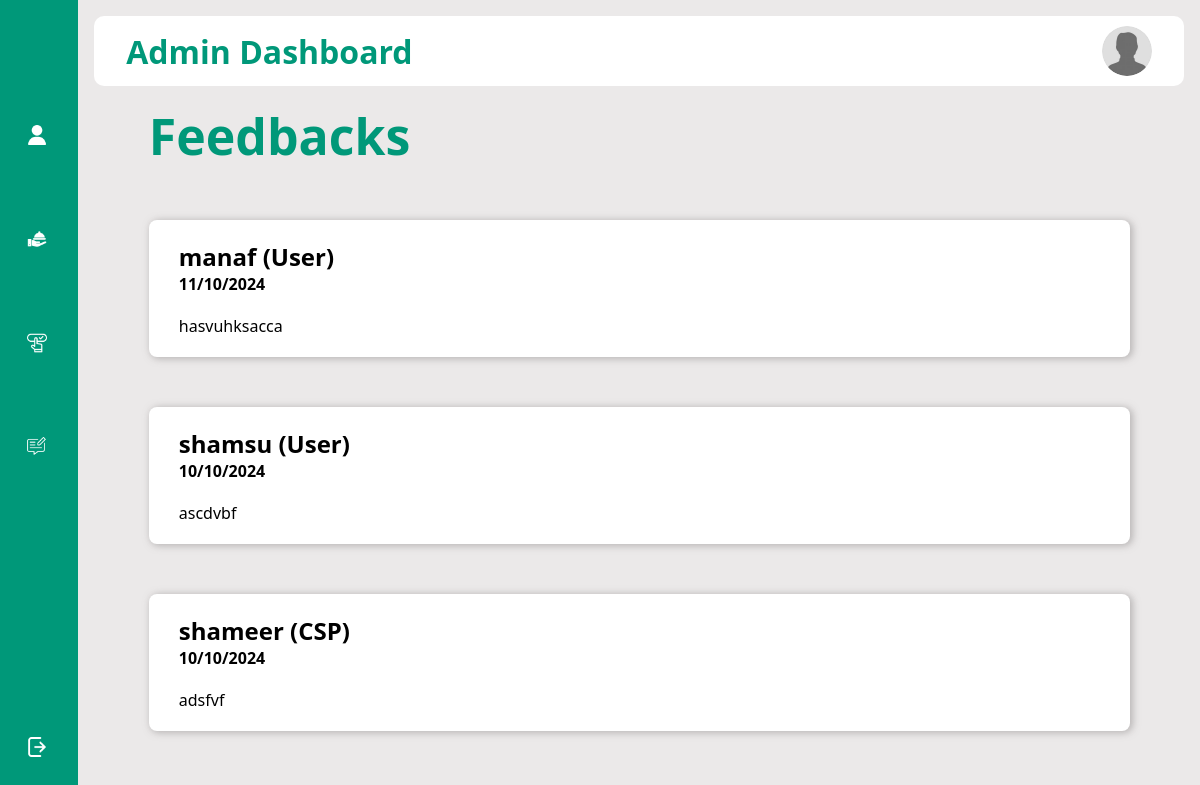
Screenshot of /viewfeedback.php with the database file from the repository.
### tables this page shows
CREATE TABLE `feedback` (
  `feedback_id` int(11) NOT NULL,
  `name` varchar(100) NOT NULL,
  `message` text NOT NULL,
  `role` enum('User','CSP') NOT NULL,
  `created_at` timestamp NOT NULL DEFAULT current_timestamp()
);

### viewfeedback.php (the view, shortened to what this page needs)
<?php
$dbconnect = mysqli_connect("localhost", "root", "", "caterease");
$query = "SELECT name, message, role, created_at FROM feedback ORDER BY created_at DESC";
$result = mysqli_query($dbconnect, $query);
?>
<!DOCTYPE html>
<html lang="en">
<head>
    <link rel="stylesheet" href="style/style.css">
</head>
<body class="adm">
    <div class="sidebar">
        <div class="logo">
        </div>
        <ul class="menu">
            <li class="active">
                <a href="admindashboard.php">
                    <img src="images/user.png" alt="">
                </a>
            </li>
            <li>
                <a href="managecsp.php">
                    <img src="images/food-service.png" alt="">
                </a>
            </li>
            <li>
                <a href="viewbooking.php">
                    <img src="images/booking.png" alt="">
                </a>
            </li>
            <li>
                <a href="viewfeedback.php">
                    <img src="images/feedback.png" alt="">
                </a>
            </li>
            <li class="logout">
                <a href="login.png">
                    <img src="images/logout.png" alt="">
                </a>
            </li>
        </ul>
    </div>
    <div class="maincontent">
        <div class="wrapper">
            <div class="title">
                <h1>Admin Dashboard</h1>
            </div>
            <div class="info">
                <img src="images/guest-user-250x250.jpg" alt="">
            </div>
        </div>
        <section class="wrapper">
            <h1>Feedbacks</h1>
            <?php
                if (mysqli_num_rows($result) > 0) {
                    while ($row = mysqli_fetch_assoc($result)) {
                        echo '<div class="feedback">';
                        echo '<h2>' . htmlspecialchars($row['name']) . ' (' . htmlspecialchars($row['role']) . ')</h2>';
                        echo '<p>' . htmlspecialchars(date('d/m/Y', strtotime($row['created_at']))) . '</p>';
                        echo '<div class="reply">';
                        echo '<p class="fb">' . htmlspecialchars($row['message']) . '</p>';
                        echo '</div>';
                        echo '</div>';
                    }
                } else {
                    echo '<p>No feedback available.</p>';
                }
                ?>
        </section>
    </div>
</body>
</html>

### style/style.css (style rules this page uses)
* { margin: 0; padding: 0; font-family: system-ui, -apple-system, BlinkMacSystemFont, 'Segoe UI', Roboto, Oxygen, Ubuntu, Cantarell, 'Open Sans', 'Helvetica Neue', sans-serif; }
* { margin: 0; padding: 0; }
.wrapper { width:85%; margin: 0 auto; }
* { margin: 0; padding: 0; border: none; outline: none; box-sizing: border-box; font-family: system-ui, -apple-system, BlinkMacSystemFont, 'Segoe UI', Roboto, Oxygen, Ubuntu, Cantarell, 'Open Sans', 'Helvetica Neue', sans-serif; }
body.adm { display: flex; }
div.sidebar { position: sticky; top: 0; left: 0; bottom: 0; width: 80px; height: 100vh; padding: 0 1.7rem; color: #fff; transition: all 0.5s linear; background-color: #009879; overflow: hidden; }
div.sidebar div.logo { height: 80px; padding: 16px; }
div.sidebar ul.menu { height: 88%; position: relative; list-style: none; padding: 0; }
div.sidebar ul.menu li { padding: 25px; padding-left: 0; margin: 6px 0; border-radius: 8px; transition: all 0.5s linear; }
div.sidebar ul.menu li a { color: #fff; font-size: 18px; font-weight: 600; text-decoration: none; display: flex; align-items: center; gap: 1.5rem; }
div.sidebar ul.menu li a img { width: 20px; }
div.sidebar ul.menu li.logout { position: absolute; bottom: 0; left: 0; width: 100%; }
div.maincontent { position: relative; background-color: #ebe9e9; width: 100%; padding: 1rem; }
div.maincontent div.wrapper img { width: 50px; height: 50px; cursor: pointer; border-radius: 50%; }
div.maincontent div.wrapper { display: flex; justify-content: space-between; align-items: center; flex-wrap: wrap; background: #fff; border-radius: 10px; padding: 10px 2rem; margin-bottom: 1rem; width: 100%; }
div.maincontent div.wrapper div.title { color: #009879; }
div.maincontent div.wrapper div.info { display: flex; align-items: center; gap: 1rem; }
section.wrapper { width: 90%; margin: 0 auto; }
section.wrapper h1 { font-size: 50px; color: #009879; display: flex; flex-direction: column; }
section.wrapper div.feedback { background-color: white; margin-top: 50px; border-radius: 8px; box-shadow: 2px 1px 7px 1px rgba(143, 140, 140, 0.537); padding: 20px; }
section.wrapper div.feedback h2 { margin-left: 10px; }
section.wrapper div.feedback p { margin-left: 10px; font-weight: 600; }
section.wrapper div.feedback div.reply { display: flex; align-items: center; justify-content: space-between; margin-top: 20px; }
section.wrapper div.feedback div.reply p.fb { font-weight: normal; width: 85%; }

### rows the page displays
feedback: name "manaf", role "User", created_at "11/10/2024", message "hasvuhksacca"
feedback: name "shamsu", role "User", created_at "10/10/2024", message "ascdvbf"
feedback: name "shameer", role "CSP", created_at "10/10/2024", message "adsfvf"
